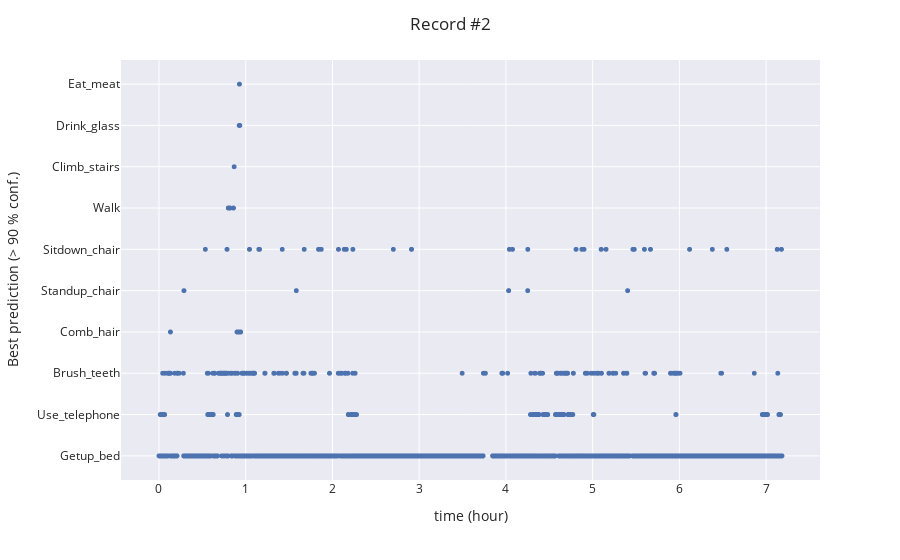

Notebook code cell kept with this figure:
### Markdown cell above
*85 % des meilleurs predictions du modèle on une probabilité de confiance supérieure à 90 %.*

### Code cell
fig4 = px.scatter(dfpred_lg2[mask09], x = 'index', y = 'best_pred')
fig4.update_layout(yaxis_title_text = 'Best prediction (> 90 % conf.)',
                  xaxis_title_text = 'time (hour)', title = 'Record #2')
fig4.update_traces(marker_size=5)

### Figure 1 — Plotly figure (JSON) as saved in the notebook; plotly's stock layout.template omitted (floating-point values rounded to 4 significant figures; data arrays with more than 128 entries replaced by an {"elided": "..."} marker saying what was removed)
{"data": [{"hovertemplate": "index=%{x}<br>best_pred=%{y}<extra></extra>", "legendgroup": "", "marker": {"color": "rgb(76,114,176)", "size": 5, "symbol": "circle"}, "mode": "markers", "name": "", "showlegend": false, "type": "scattergl", "x": {"elided": "5484 float values"}, "xaxis": "x", "y": {"elided": "5484 str values"}, "yaxis": "y"}], "layout": {"legend": {"tracegroupgap": 0}, "margin": {"t": 60}, "title": {"text": "Record #2"}, "xaxis": {"anchor": "y", "domain": [0, 1], "title": {"text": "time (hour)"}}, "yaxis": {"anchor": "x", "domain": [0, 1], "title": {"text": "Best prediction (> 90 % conf.)"}}}}
